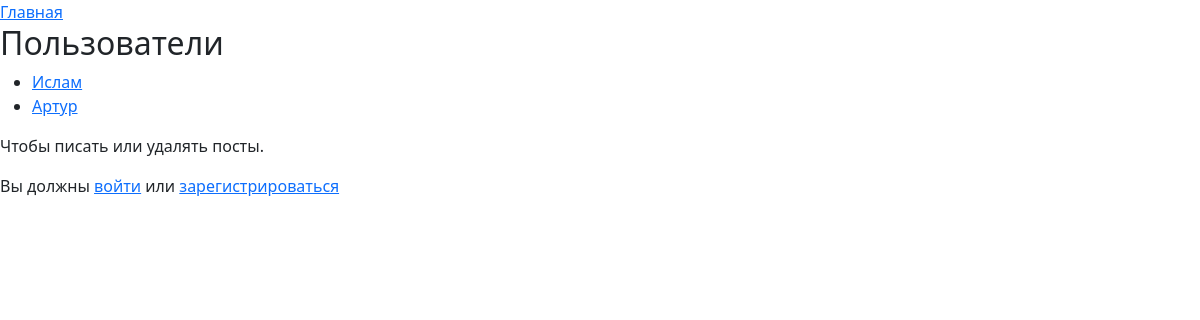
The app's page /, older data.
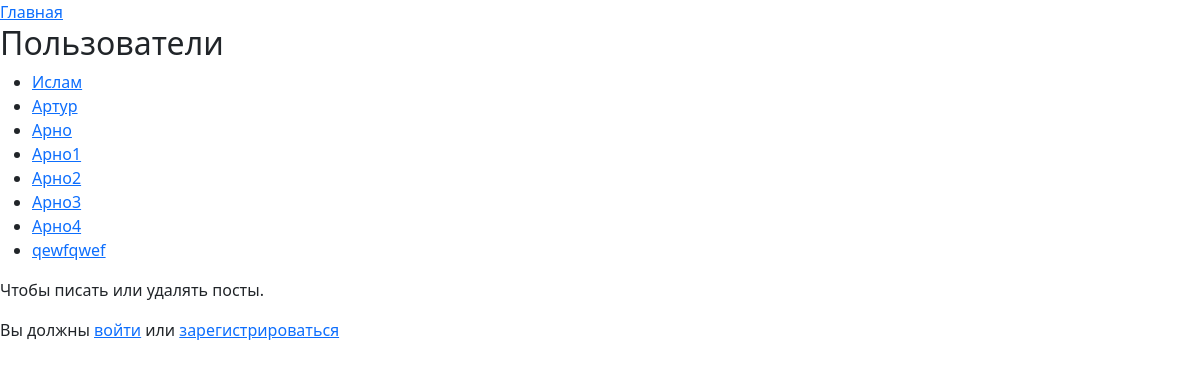
The same page, newer data.
### app/models.py (models this page shows)
class CustomUser(AbstractUser):  # Копирую модель User, в нем уже есть поле email
    pass

### app/views.py (the view)
# urls.py: path('', UserList.as_view(), name='user_list'),
class UserList(APIView):
    renderer_classes = [TemplateHTMLRenderer]
    template_name = 'app/user_list.html'
    def get(self, request):
        queryset = CustomUser.objects.all()
        return Response({'users': queryset})

### app/templates/app/user_list.html (shortened to what this page needs)
{% extends "app/base.html" %}
{% block content %}
    <h2>Пользователи</h2>
    <ul>
        {% for user in users %}
        <li><a href="{% url 'user_posts' user.id %}">{{ user.username }}</a></li>
        {% endfor %}
    </ul>
    {% if request.user.is_authenticated %}
        <a href="{% url 'user_add' %}">Добавить пост</a>
        <a href="{% url 'user_posts' user.id %}">Ваши посты</a>
        <p>Вы вошли {{ users.username }}.</p> <a href="{% url 'logout' %}">Выйти</a>
    {% else %}
        <p>Чтобы писать или удалять посты.</p>
        <p>Вы должны <a href="{% url 'login' %}">войти</a> или <a href="{% url 'register' %}">зарегистрироваться</a></p>
    {% endif %}
{% endblock %}

### app/templates/app/base.html (shortened to what this page needs)
{% load static %}
<html lang="en">
<head>
    <link rel="stylesheet" href="{% static 'static/css/base.css' %}" />
    <link href="https://cdn.jsdelivr.net/npm/bootstrap@5.3.1/dist/css/bootstrap.min.css" rel="stylesheet">
</head>
<body>
<a href="{% url 'user_list' %}">Главная</a>
{% block content %}
{% endblock %}
</body>
</html>

Row changes from the older to the newer data that the page shows:
added CustomUser: username "Арно"
added CustomUser: username "Арно1"
added CustomUser: username "Арно2"
added CustomUser: username "Арно3"
added CustomUser: username "Арно4"
added CustomUser: username "qewfqwef"
